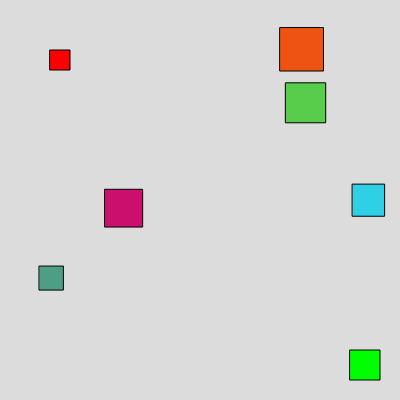
Frame 1 (no input)
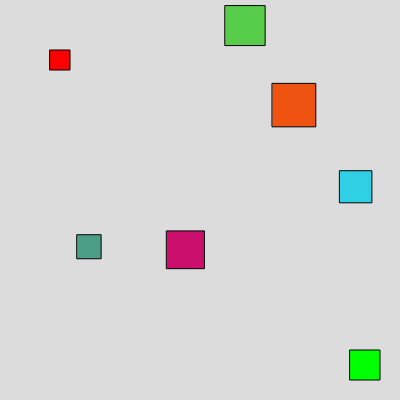
Frame 60 (no input)
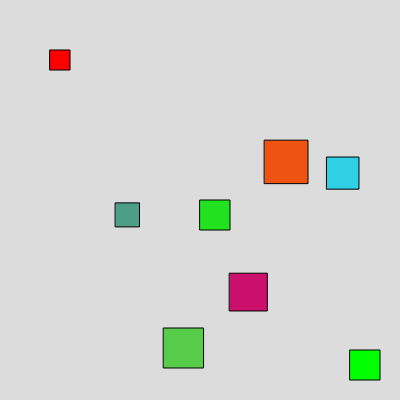
Frame 120 (the mouse pressed at the canvas centre since frame 60)

The p5.js sketch that drew these frames (run headless with seeded random() and noise() and a simulated clock; from frame 60 on, the mouse is pressed at the canvas centre):

// p5.js sketch
// ── sketch.js
let obstacles = [];
let player = { x: 50, y: 50, size: 20 };
let exit = { x: 350, y: 350, size: 30 };
let gameWon = false;

function setup() {
  createCanvas(400, 400);
  
  // Create initial random obstacles
  for (let i = 0; i < 5; i++) {
    obstacles.push({
      x: random(width),
      y: random(height),
      size: random(10, 50),
      color: color(random(255), random(255), random(255)),
      speedX: random(-2, 2),
      speedY: random(-2, 2)
    });
  }
}

function draw() {
  background(220);
  
  // Draw exit
  fill(0, 255, 0);
  rect(exit.x, exit.y, exit.size, exit.size);

  // Draw player
  fill(255, 0, 0);
  rect(player.x, player.y, player.size, player.size);

  // Draw and move obstacles
  for (let obstacle of obstacles) {
    fill(obstacle.color);
    rect(obstacle.x, obstacle.y, obstacle.size, obstacle.size);

    // Move obstacles
    obstacle.x += obstacle.speedX;
    obstacle.y += obstacle.speedY;

    // Wrap around screen
    if (obstacle.x > width) obstacle.x = 0;
    if (obstacle.x < 0) obstacle.x = width;
    if (obstacle.y > height) obstacle.y = 0;
    if (obstacle.y < 0) obstacle.y = height;
  }

  // Check win condition
  if (
    player.x > exit.x && 
    player.x < exit.x + exit.size &&
    player.y > exit.y && 
    player.y < exit.y + exit.size
  ) {
    gameWon = true;
  }

  // Display win message
  if (gameWon) {
    textSize(32);
    fill(0);
    text('You Win!', width/2 - 80, height/2);
  }
}

function mousePressed() {
  // Add new non-moving obstacle on mouse click
  obstacles.push({
    x: mouseX,
    y: mouseY,
    size: 30,
    color: color(random(255), random(255), random(255)),
    speedX: 0,
    speedY: 0
  });
}

function keyPressed() {
  // Move player
  switch(keyCode) {
    case UP_ARROW:
      player.y -= 10;
      break;
    case DOWN_ARROW:
      player.y += 10;
      break;
    case LEFT_ARROW:
      player.x -= 10;
      break;
    case RIGHT_ARROW:
      player.x += 10;
      break;
  }

  // Wrap player around screen
  if (player.x > width) player.x = 0;
  if (player.x < 0) player.x = width;
  if (player.y > height) player.y = 0;
  if (player.y < 0) player.y = height;
}
